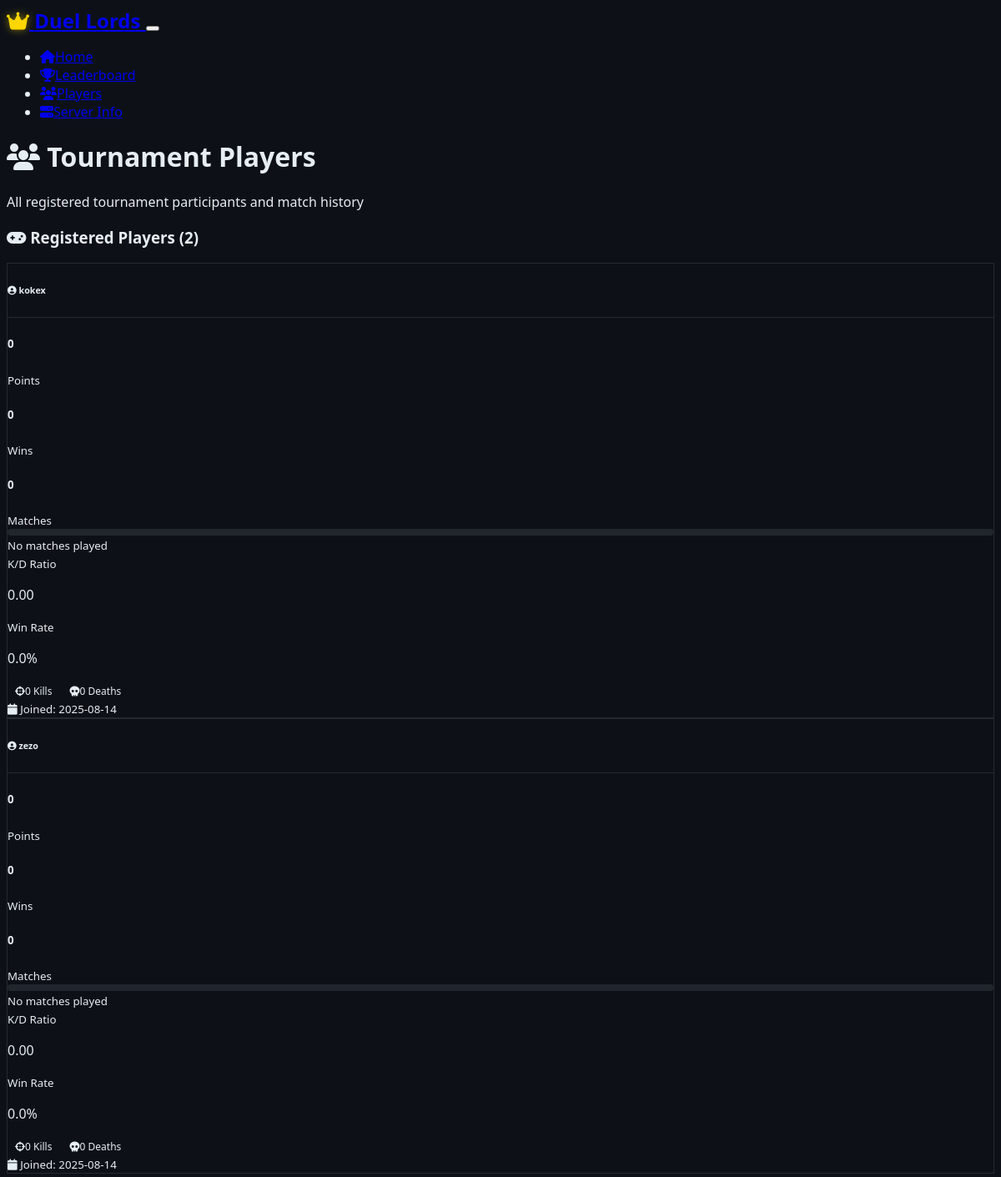
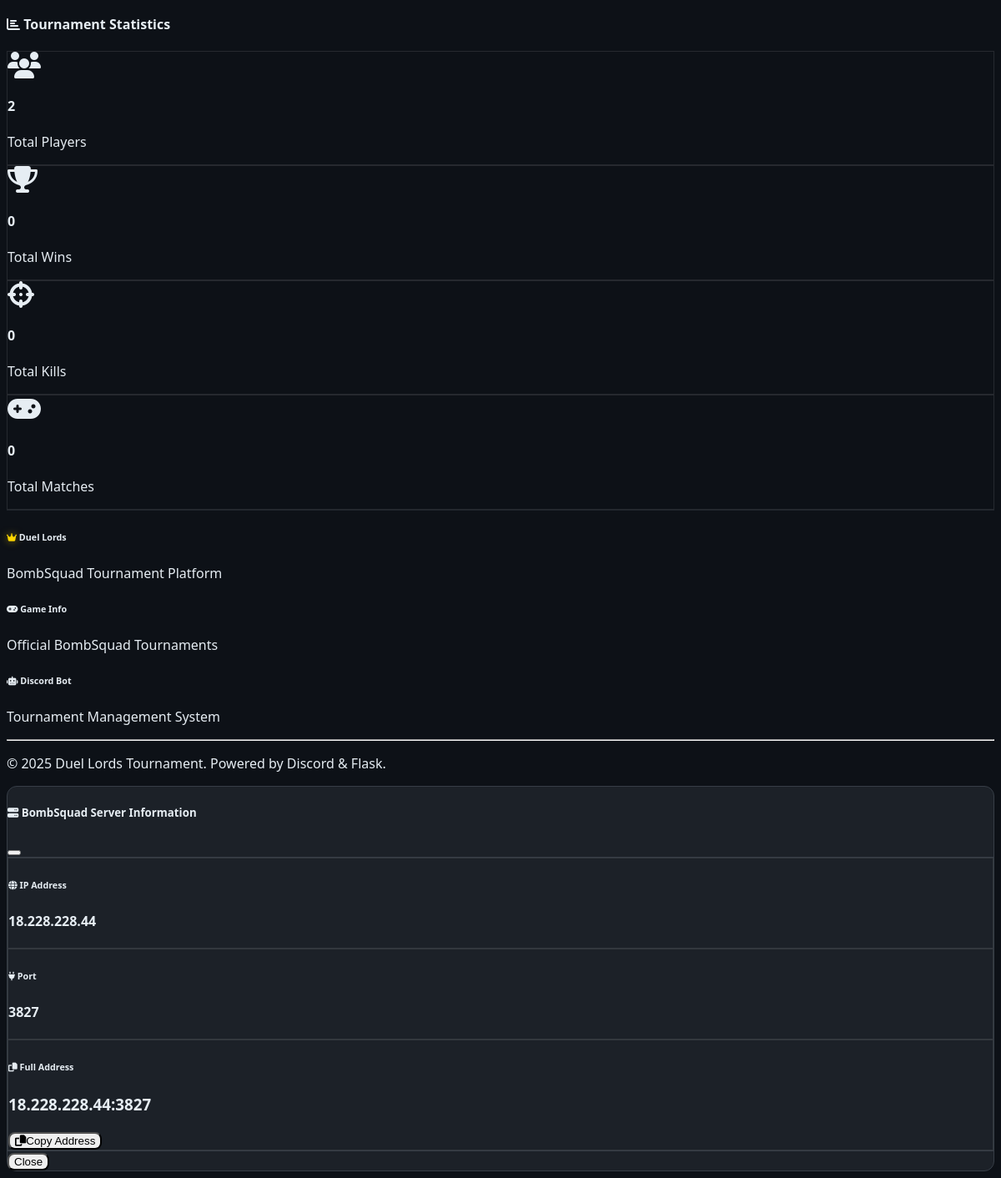
The page /players on the database its author committed (2 pictures, top to bottom).
### app.py (models this page shows, shortened)
class Player(db.Model):
    __tablename__ = 'players'
    id = db.Column(db.Integer, primary_key=True)
    discord_id = db.Column(db.String(20), unique=True, nullable=False)
    player_name = db.Column(db.String(100), nullable=False)
    discord_name = db.Column(db.String(100), nullable=False)
    wins = db.Column(db.Integer, default=0)
    losses = db.Column(db.Integer, default=0)
    draws = db.Column(db.Integer, default=0)
    kills = db.Column(db.Integer, default=0)
    deaths = db.Column(db.Integer, default=0)
    points = db.Column(db.Integer, default=0)
    created_at = db.Column(db.DateTime, default=db.func.current_timestamp())

### web_routes.py (the view)
@app.route('/players')
def players():
    try:
        all_players = db_manager.get_all_players()
        recent_matches = db_manager.get_recent_matches(20)
        return render_template('players.html',
                             players=all_players,
                             recent_matches=recent_matches)
    except Exception as e:
        logger.error(f"Error loading players page: {e}")
        return render_template('players.html',
                             players=[],
                             recent_matches=[])

### database.py (called while the page is built)
    @contextmanager
    def get_db_connection(self):
        conn = None
        try:
            conn = sqlite3.connect(self.db_path)
            conn.row_factory = sqlite3.Row
            yield conn
        except Exception as e:
            if conn:
                conn.rollback()
            logger.error(f"Database error: {e}")
            raise
        finally:
            if conn:
                conn.close()

    def get_all_players(self):
        try:
            with self.get_db_connection() as conn:
                cursor = conn.cursor()
                cursor.execute('SELECT * FROM players ORDER BY created_at')
                rows = cursor.fetchall()
                return [dict(row) for row in rows]
        except Exception as e:
            logger.error(f"Error getting all players: {e}")
            return []

    def get_recent_matches(self, limit=10):
        try:
            with self.get_db_connection() as conn:
                cursor = conn.cursor()
                cursor.execute('''
                    SELECT m.*, p1.player_name as player1_name, p2.player_name as player2_name,
                           pw.player_name as winner_name
                    FROM matches m
                    JOIN players p1 ON m.player1_id = p1.discord_id
                    JOIN players p2 ON m.player2_id = p2.discord_id
                    LEFT JOIN players pw ON m.winner_id = pw.discord_id
                    ORDER BY m.match_date DESC
                    LIMIT ?
                ''', (limit,))
                rows = cursor.fetchall()
                return [dict(row) for row in rows]
        except Exception as e:
            logger.error(f"Error getting recent matches: {e}")
            return []

### templates/players.html (shortened to what this page needs)
{% extends "base.html" %}
{% block content %}
<div class="container">
    <div class="row mb-4">
        <div class="col-12">
            <div class="text-center">
                <h1 class="display-5 fw-bold">
                    <i class="fas fa-users text-primary me-3"></i>
                    Tournament Players
                </h1>
                <p class="lead text-muted">
                    All registered tournament participants and match history
                </p>
            </div>
        </div>
    </div>
    {% if players %}
    <div class="row mb-5">
        <div class="col-12">
            <h3 class="mb-4">
                <i class="fas fa-gamepad text-success me-2"></i>
                Registered Players ({{ players|length }})
            </h3>
            <div class="row">
                {% for player in players %}
                {% set total_matches = player.wins + player.losses + player.draws %}
                {% set win_rate = (player.wins / total_matches * 100) if total_matches > 0 else 0 %}
                {% set kd_ratio = (player.kills / player.deaths) if player.deaths > 0 else player.kills %}
                <div class="col-lg-4 col-md-6 mb-4">
                    <div class="card bg-dark border-secondary h-100">
                        <div class="card-header bg-secondary">
                            <h6 class="mb-0 fw-bold">
                                <i class="fas fa-user-circle me-2"></i>
                                {{ player.player_name }}
                            </h6>
                        </div>
                        <div class="card-body">
                            <div class="row text-center mb-3">
                                <div class="col-4">
                                    <h5 class="text-primary mb-1">{{ player.points }}</h5>
                                    <small class="text-muted">Points</small>
                                </div>
                                <div class="col-4">
                                    <h5 class="text-success mb-1">{{ player.wins }}</h5>
                                    <small class="text-muted">Wins</small>
                                </div>
                                <div class="col-4">
                                    <h5 class="text-info mb-1">{{ total_matches }}</h5>
                                    <small class="text-muted">Matches</small>
                                </div>
                            </div>
                            <div class="mb-3">
                                {% if total_matches > 0 %}
                                <div class="progress" style="height: 8px;">
                                    <div class="progress-bar bg-success" style="width: {{ (player.wins / total_matches * 100) }}%"></div>
                                    <div class="progress-bar bg-danger" style="width: {{ (player.losses / total_matches * 100) }}%"></div>
                                    <div class="progress-bar bg-warning" style="width: {{ (player.draws / total_matches * 100) }}%"></div>
                                </div>
                                <small class="text-muted">
                                    W: {{ player.wins }} | L: {{ player.losses }} | D: {{ player.draws }}
                                </small>
                                {% else %}
                                <div class="progress" style="height: 8px;">
                                </div>
                                <small class="text-muted">No matches played</small>
                                {% endif %}
                            </div>
                            <div class="row text-center">
                                <div class="col-6">
                                    <small class="text-muted">K/D Ratio</small>
                                    <p class="mb-1 fw-bold">{{ "%.2f"|format(kd_ratio) }}</p>
                                </div>
                                <div class="col-6">
                                    <small class="text-muted">Win Rate</small>
                                    <p class="mb-1 fw-bold">{{ "%.1f"|format(win_rate) }}%</p>
                                </div>
                            </div>
                            <div class="mt-3 text-center">
                                <span class="badge bg-success me-1">
                                    <i class="fas fa-crosshairs me-1"></i>{{ player.kills }} Kills
                                </span>
                                <span class="badge bg-danger">
                                    <i class="fas fa-skull me-1"></i>{{ player.deaths }} Deaths
                                </span>
                            </div>
                        </div>
                        <div class="card-footer bg-dark border-top border-secondary">
                            <small class="text-muted">
                                <i class="fas fa-calendar me-1"></i>
                                Joined: {{ player.created_at[:10] if player.created_at else 'N/A' }}
                            </small>
                        </div>
                    </div>
                </div>
                {% endfor %}
            </div>
        </div>
    </div>
    {% endif %}
    {% if players %}
    <div class="row mt-5">
        <div class="col-12">
            <h4 class="mb-4">
                <i class="fas fa-chart-bar text-warning me-2"></i>
                Tournament Statistics
            </h4>
            <div class="row">
                <div class="col-md-3 mb-3">
                    <div class="card bg-dark border-primary">
                        <div class="card-body text-center">
                            <i class="fas fa-users fa-2x text-primary mb-2"></i>
                            <h4 class="text-primary">{{ players|length }}</h4>
                            <p class="text-muted mb-0">Total Players</p>
                        </div>
                    </div>
                </div>
                <div class="col-md-3 mb-3">
                    <div class="card bg-dark border-success">
                        <div class="card-body text-center">
                            <i class="fas fa-trophy fa-2x text-success mb-2"></i>
                            <h4 class="text-success">{{ players|sum(attribute='wins') }}</h4>
                            <p class="text-muted mb-0">Total Wins</p>
                        </div>
                    </div>
                </div>
                <div class="col-md-3 mb-3">
                    <div class="card bg-dark border-warning">
                        <div class="card-body text-center">
                            <i class="fas fa-crosshairs fa-2x text-warning mb-2"></i>
                            <h4 class="text-warning">{{ players|sum(attribute='kills') }}</h4>
                            <p class="text-muted mb-0">Total Kills</p>
                        </div>
                    </div>
                </div>
                <div class="col-md-3 mb-3">
                    <div class="card bg-dark border-info">
                        <div class="card-body text-center">
                            <i class="fas fa-gamepad fa-2x text-info mb-2"></i>
                            <h4 class="text-info">{{ (players|sum(attribute='wins') + players|sum(attribute='losses') + players|sum(attribute='draws')) // 2 }}</h4>
                            <p class="text-muted mb-0">Total Matches</p>
                        </div>
                    </div>
                </div>
            </div>
        </div>
    </div>
    {% endif %}
</div>
{% endblock %}

### static/style.css (style rules this page uses)
:root { --primary-gradient: linear-gradient(135deg, #667eea 0%, #764ba2 100%); --success-gradient: linear-gradient(135deg, #11998e 0%, #38ef7d 100%); --warning-gradient: linear-gradient(135deg, #f093fb 0%, #f5576c 100%); --info-gradient: linear-gradient(135deg, #4facfe 0%, #00f2fe 100%); }
body { background-color: #0d1117; color: #e6edf3; font-family: 'Segoe UI', Tahoma, Geneva, Verdana, sans-serif; }
.card { transition: transform 0.3s ease, box-shadow 0.3s ease; border: 1px solid rgba(255, 255, 255, 0.1); }
.badge { font-size: 0.75em; font-weight: 500; padding: 0.5em 0.75em; border-radius: 6px; }
.progress { background-color: #21262d; border-radius: 4px; }
.card-header { font-weight: 600; border-bottom: 1px solid rgba(255, 255, 255, 0.1); }

### rows shown on the page
Player: player_name "kokex", points "0", wins "0", total_matches "0", kd_ratio "0.00", win_rate "0.0", kills "0", deaths "0", created_at "2025-08-14"
Player: player_name "zezo", points "0", wins "0", total_matches "0", kd_ratio "0.00", win_rate "0.0", kills "0", deaths "0", created_at "2025-08-14"

### other values the page prints
{{ players|length }} "2"
{{ players|sum(attribute='wins') }} "0"
{{ players|sum(attribute='kills') }} "0"
